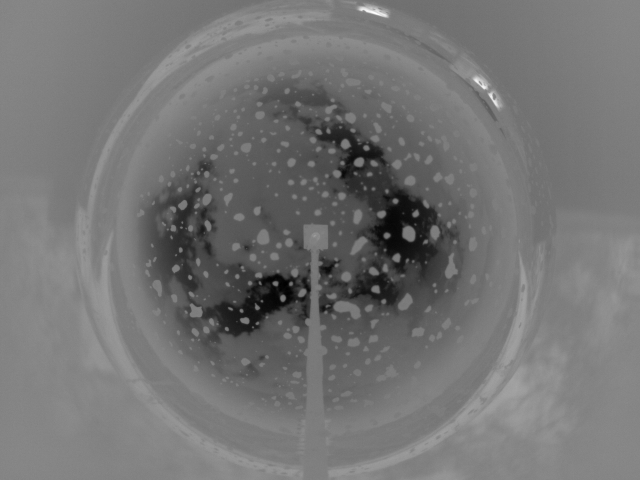
#> input picture JP2_files/20230807/20230807000000.jp2, 640 x 480 px, found by its file name; the run also reads 1 picture not shown here
$ python bulk_segmentation_yen.py
#> lines starting #> are read from the running program, lines starting #| are printed output that depends on the picture; after the words box and inside, x2 and y2 are one past the last pixel; in counts of white or black regions, pixels touching at a corner belong together
import imageio.v2 as imageio
from PIL import Image
import numpy as np
import matplotlib.pyplot as plt
import blend_modes
from skimage.filters import threshold_yen, gaussian
from skimage.measure import label, regionprops
import os
import cv2
def TwoDToRGBA (img):
    background_img = np.array(img)
    # Rescale the pixel values to the range [0, 255]
    scaled_img = ((background_img - np.min(background_img)) / (np.max(background_img) - np.min(background_img)) * 255).astype(np.uint8)
    # Creates an RGBA zeros image with the rescaled content
    rgba_image = np.zeros((background_img.shape[0], background_img.shape[1], 4), dtype=np.uint8)
    # The rescaled values get copied to every channel
    rgba_image[:, :, 0:3] = scaled_img[:, :, np.newaxis]
    # The alpha channel is set to a constant value of 255, for a fully opaque channel
    alpha_value = 255
    rgba_image[:, :, 3] = alpha_value
    # Now 'rgba_image' is an RGBA image with dimensions (~, ~, 4)
    return rgba_image
def TwoDToRGB(img):
    background_img = np.array(img)
    # Rescale the pixel values to the range [0, 255]
    scaled_img = ((background_img - np.min(background_img)) / (np.max(background_img) - np.min(background_img)) * 255).astype(np.uint8)
    # Create an RGB image with the rescaled content
    rgb_image = np.zeros((background_img.shape[0], background_img.shape[1], 3), dtype=np.uint8)
    # Copy the rescaled values to all three channels (RGB)
    rgb_image[:, :, :] = scaled_img[:, :, np.newaxis]
    # Now 'rgb_image' is an RGB image with dimensions (height, width, 3)
    return rgb_image
def remove_small(slc, c=0.0001):
    new_slc = slc.copy()
    labels = label(slc,connectivity=1,background=0)
    rps = regionprops(labels)
    areas = np.array([r.area for r in rps])
    idxs = np.where(areas/(640*480) < c)[0]
    for i in idxs:
        new_slc[tuple(rps[i].coords.T)] = 0
    return new_slc
def create_radial_gradient(size, center, radius):
    y, x = np.ogrid[:size[0], :size[1]]
    distance = np.sqrt((x - center[1]) ** 2 + (y - center[0]) ** 2)
    gradient = 1 - np.clip(distance / radius, 0, 1)
    return gradient
def multiply_with_gradient(image, gradient, opacity):
    background_img_float = image.astype(float)
    foreground_img_float = gradient.astype(float)
    blended_img_float = blend_modes.multiply(background_img_float, foreground_img_float, opacity)
    # Convert blended image back into PIL image
    blended_img = np.uint8(blended_img_float)
    return blended_img
def segmentation(filepath):
    # Read the JP2 image
#> called with filepath = '20230807/20230807000000.jp2'
    image = imageio.imread(filepath)
#> image is the input picture: shape (480, 640) uint16; min 21385, max 23590, mean 22392.2
    gauss = gaussian(image, sigma=20)*2**16-1
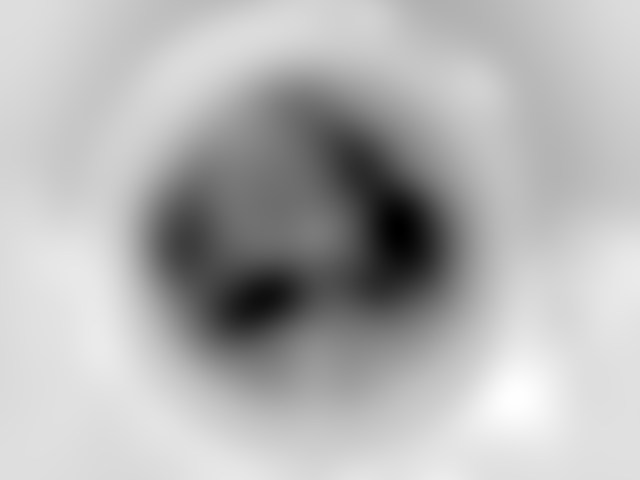
#> gauss: shape (480, 640) float64; min 21772.6, max 22650.8, mean 22391.1; drawn with min black and max white
    image[image>np.max(gauss)]=np.max(gauss)
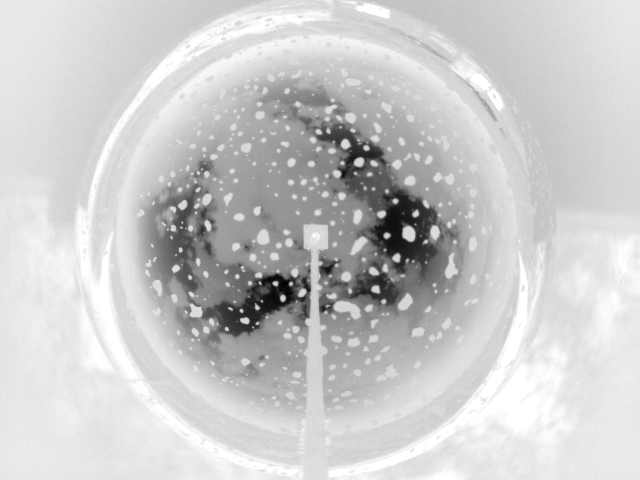
#> image: shape (480, 640) uint16; 2.55% of pixels changed, all inside (x1, y1, x2, y2) = (79, 4, 635, 480); drawn with min black and max white
    # Image gets converted to int32
    int_img = image.astype(int)
    # # camera mask is multiplied to the image to make it the darkest part of it by -1
    camara = Image.open('camera.png')
    camara = np.asarray(camara)
    # Only the alpha channel is needed, and is divided by 255 to get the number in the range [0,1]
    slicee = camara[:,:,3]/255
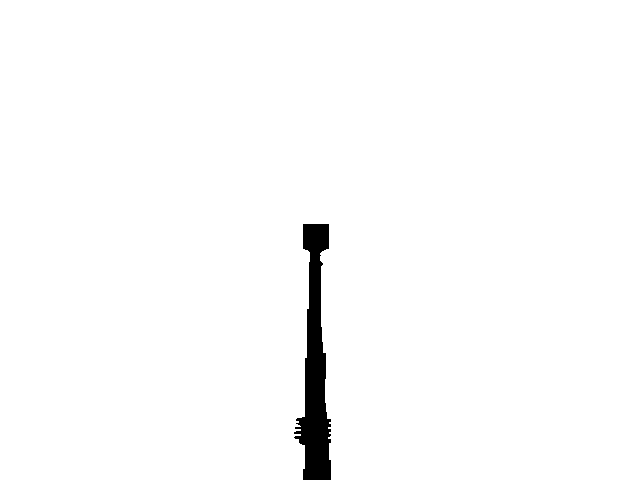
#> slicee: shape (480, 640) float64; values 0 (black) and 1 (white), 98.3% white; 1 black region, box (x1, y1, x2, y2) and area: (294, 224, 331, 480) 5134
    img = int_img * slicee
    img[img<1000] = np.max(np.min(int_img) - 1, 0)
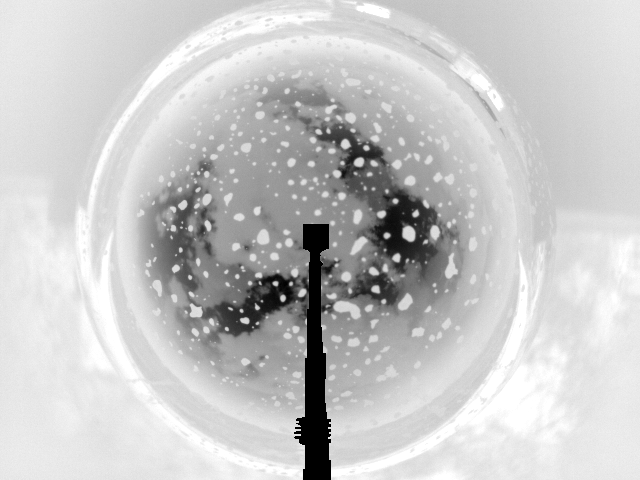
#> img: shape (480, 640) float64; min 21384, max 22650, mean 22373.5; drawn with min black and max white
    rgba_image = TwoDToRGBA (img)
    image_size = img.shape
#> image_size = (480, 640)
    gradient_center = (235, 314)  # Center of the gradient correponding to the center of the camera
    gradient_radius = 210  # Radius of the gradient
    gradient_1 = create_radial_gradient(image_size, gradient_center, gradient_radius)
    rgba_grad_1 = TwoDToRGBA (gradient_1)
#> in TwoDToRGBA (call 2), `rgba_image[:, :, 3] = alpha_value`:
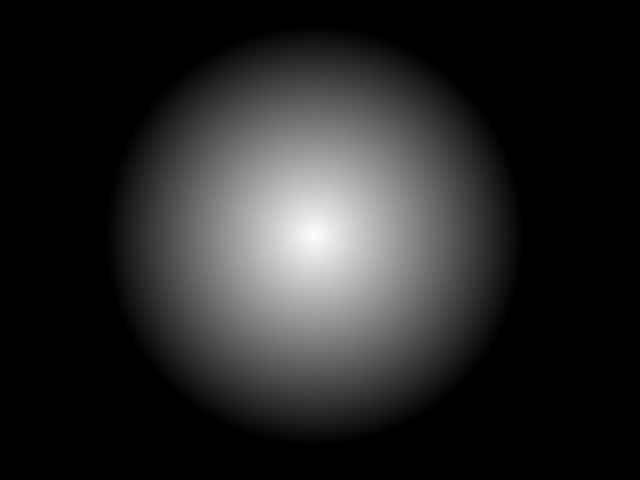
#> rgba_image: shape (480, 640, 4); mean of channels 0, 1, 2, 3 38.1, 38.1, 38.1, 255; drawn as R, G, B
    gradient_radius = 250  # Radius of the gradient
    gradient_2 = create_radial_gradient(image_size, gradient_center, gradient_radius)
    rgba_grad_2 = TwoDToRGBA (gradient_2)
#> in TwoDToRGBA (call 3), `rgba_image[:, :, 3] = alpha_value`:
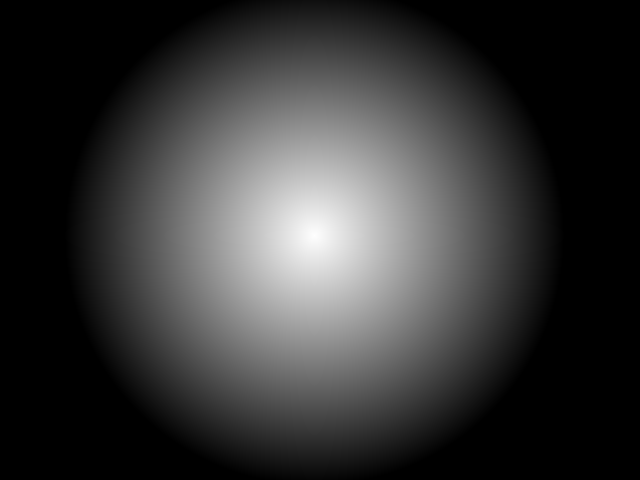
#> rgba_image: shape (480, 640, 4); mean of channels 0, 1, 2, 3 54, 54, 54, 255; drawn as R, G, B
    first_grad = multiply_with_gradient(rgba_image, rgba_grad_1, 1)
    second_grad = multiply_with_gradient(first_grad, rgba_grad_2, 1)
    gauss = gaussian(first_grad[:,:,0], sigma=0.5)
    scaled_img = ((gauss - np.min(gauss)) / (np.max(gauss) - np.min(gauss)) * 255)
    thresh  = threshold_yen(scaled_img)
    binary = scaled_img > thresh
    big_mask = remove_small(binary)
    label_big_mask = label(big_mask)
    big_clouds = rgba_image[:,:,0]*big_mask


    # For ease of use the single channel image gets converted to RGB (similar to the RGBA process)
    output_img = TwoDToRGB(big_clouds)


    return label_big_mask, output_img


# Create the 'modified' directory if it doesn't exist
output_directory = '20230807_seg_yen8'
os.makedirs(output_directory, exist_ok=True)


# iterate over files in
# that directory
directory = '20230807'
first_image = '20230807000000.jp2'

filepath = directory + '/' + first_image

# directory = 'test_folder'
# directory = 'nf'
for filename in os.scandir(directory):
    if filename.is_file():
        name = str(filename).replace('<DirEntry ','').replace('>','').replace("'","")
        next_filepath = directory + '/' + name


#> (the run stopped early here; a loop or call above may not have finished)
